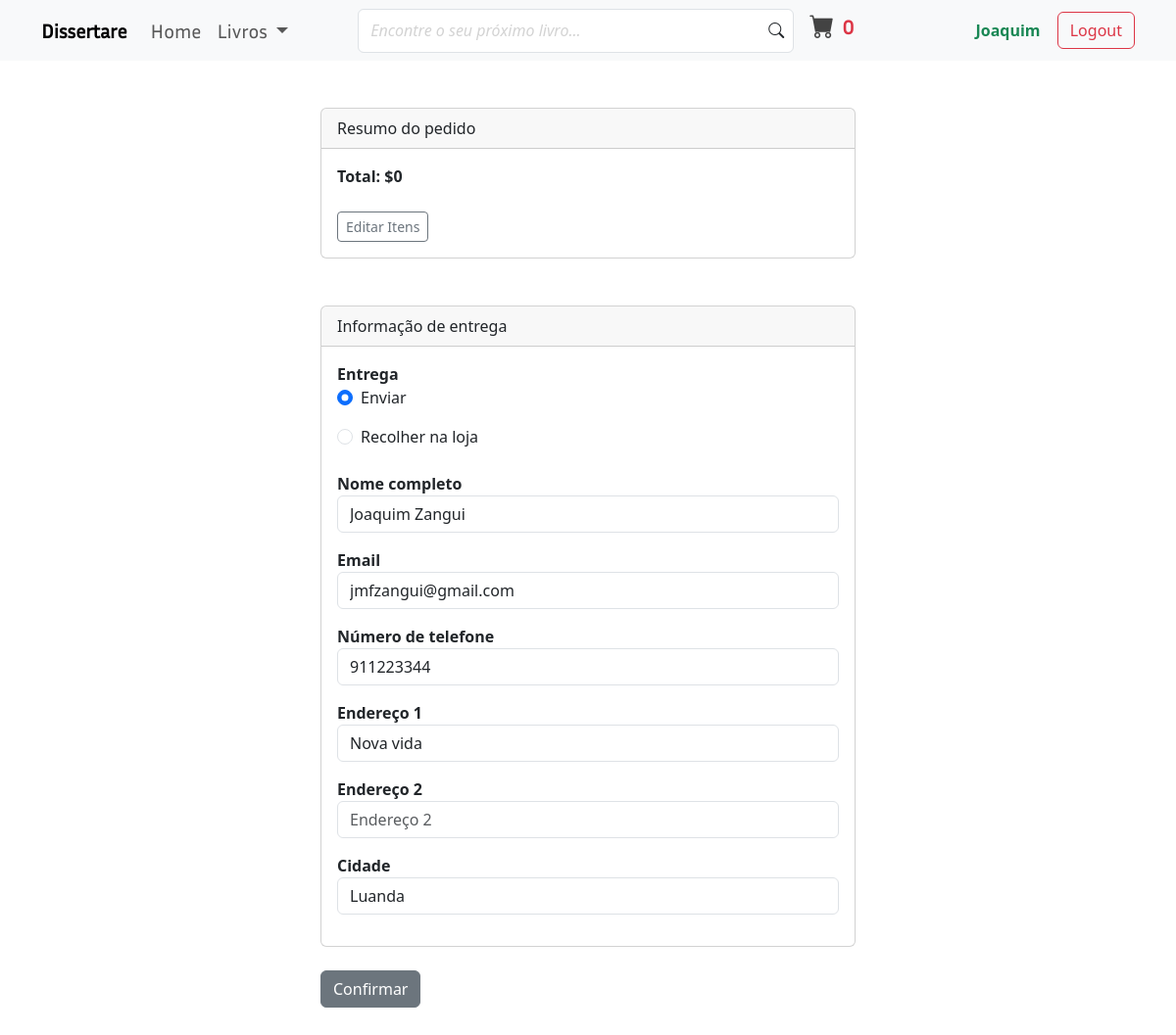
/payment/checkout/ (signed in), run on the app's committed database.
### payment/models.py (models this page shows, shortened)
class ShippingAddress(models.Model):
    user = models.ForeignKey(User, on_delete=models.CASCADE)
    shipping_full_name = models.CharField(max_length=255)
    shipping_email = models.EmailField(max_length=255)
    shipping_address1 = models.CharField(max_length=255)
    shipping_address2 = models.CharField(max_length=255, null=True, blank=True)
    shipping_city = models.CharField(max_length=255)
    shipping_phone_number = models.CharField(max_length=20, blank=True)
    shipping_mode = models.CharField(verbose_name='Local de entrega', default='Enviar', max_length=50) # Onde o cliente vai receber o produto, em casa ou na loja
    class Meta:
        verbose_name_plural = "Shipping Address"

### payment/views.py (the view, shortened to what this page needs)
# urls.py: path('checkout/', views.checkout, name="checkout"),
def checkout(request):
    cart = Cart(request)
    cart_books = cart.get_books
    quantities = cart.get_quantities
    totals = cart.cart_total()
    if request.user.is_authenticated:
        shipping_user = ShippingAddress.objects.get(user__id=request.user.id)
        shipping_form = ShippingForm(request.POST or None, instance=shipping_user)
        return render(request, 'payment/checkout.html', {
            'cart_books': cart_books,
            'quantities': quantities,
            'totals': totals,
            'shipping_form': shipping_form
        })

### books/context_processors.py (called while the page is built)
def announcement(request):
    announcement_obj = Announcement_context(request)
    announcements = announcement_obj.announcement.order_by('-date_posted')[:3]
    return {'announcements': announcements}

### cart/cart.py (called while the page is built, shortened)
    def cart_total(self):
        book_ids = self.cart.keys()
        books = Books.objects.filter(id__in=book_ids)
        quantities = self.cart
        total = 0
        return total

    def __len__(self):
        return len(self.cart)

    def get_books(self):
        book_ids = self.cart.keys()
        books = Books.objects.filter(id__in=book_ids)
        return books

### cart/context_processors.py (called while the page is built)
def cart(request):
    return {'cart': Cart(request)}

### payment/templates/payment/checkout.html (shortened to what this page needs)
{% extends 'books/base.html' %}
{% block main_content %}
    <div class="py-5 container">
        <div class="row">
            <div class="col-md-6 offset-md-3">
                <div class="card">
                    <div class="card-header">
                      Resumo do pedido
                    </div>
                    <div class="card-body">
                        <strong>Total: ${{totals}}</strong>
                        <br><br>
                        <a href="{% url 'cart_summary' %}" class="btn btn-sm btn-outline-secondary">Editar Itens</a>
                    </div>
                </div>
                <br><br>
                <div class="card">
                    <div class="card-header">
                      Informação de entrega
                    </div>
                    <div class="card-body">
                        <form action="{% url 'billing_info' %}" method="post">
                            <div class="mb-4">
                                <label for="" class="fw-bold">Entrega</label>
                                {% for choice in shipping_form.shipping_mode %}
                                    <div class="form-check mb-3">
                                        {{choice}}
                                    </div>
                                {% endfor %}
                            </div>
                            <div class="mb-3">
                                <label for="" class="fw-bold">Nome completo</label>
                                {{ shipping_form.shipping_full_name}}
                            </div>
                            <div class="mb-3">
                                <label for="" class="fw-bold">Email</label>
                                {{ shipping_form.shipping_email}}
                            </div>
                            <div class="mb-3">
                                <label for="" class="fw-bold">Número de telefone</label>
                                {{ shipping_form.shipping_phone_number}}
                            </div>
                            <div class="mb-3">
                                <label for="" class="fw-bold">Endereço 1</label>
                                {{ shipping_form.shipping_address1}}
                            </div>
                            <div class="mb-3">
                                <label for="" class="fw-bold">Endereço 2</label>
                                {{ shipping_form.shipping_address2}}
                            </div>
                            <div class="mb-3">
                                <label for="" class="fw-bold">Cidade</label>
                                {{ shipping_form.shipping_city}}
                            </div>
                        </div>
                    </div>
                    <br>
                    <button type="submit" class="btn btn-secondary">Confirmar</button>
            </div>
        </div>
    </div>
{% endblock %}

### books/templates/books/base.html (shortened to what this page needs)
{% load static %}
<!doctype html>
<html lang="pt-pt">
  <head>
    <link rel="stylesheet" href="{% static 'books/css/general_style.css' %}">
    <link href="https://cdn.jsdelivr.net/npm/bootstrap@5.3.3/dist/css/bootstrap.min.css" rel="stylesheet">
    <link rel="stylesheet" href="https://cdn.jsdelivr.net/npm/bootstrap-icons@1.11.3/font/bootstrap-icons.min.css">
  </head>
  <body>
    <nav class="navbar navbar-expand-lg bg-body-tertiary sticky-top pb-3 pb-md-2">
        <div class="container">
            <a class="navbar-brand fw-bold" href="{% url 'home' %}">Dissertare</a>
            <div class="collapse navbar-collapse justify-content-between" id="navbarSupportedContent">
                <ul class="navbar-nav mb-2 mb-lg-0 fs-5">
                    {% if title == 'home' %}
                        <li class="nav-item">
                            <a class="nav-link active" aria-current="page" href="{% url 'home' %}">
                                Home
                            </a>
                        </li>
                        <li class="nav-item dropdown">
                            <a class="nav-link dropdown-toggle" href="#" role="button" data-bs-toggle="dropdown" aria-expanded="false">
                                Livros
                            </a>
                            <ul class="dropdown-menu">
                                {% if user.is_superuser %}
                                    <li class="border-bottom">
                                        <a href="{% url 'staff-profile' %}" class="dropdown-item" title="upload book">
                                            <i class="bi bi-person"></i> Perfil de administração
                                        </a>
                                    </li>
                                {% endif %}
                                <li><a class="dropdown-item" href="{% url 'books' %}">Livros</a></li>
                                <li><a class="dropdown-item" href="{% url 'home' %}">E-books</a></li>
                                <li><a class="dropdown-item" href="{% url 'all-authors' %}">Autores</a></li>
                                <li><a class="dropdown-item" href="{% url 'home' %}">Categorias</a></li>
                            </ul>
                        </li>
                    {% else %}
                        <li class="nav-item">
                            <a class="nav-link" aria-current="page" href="{% url 'home' %}">
                                Home
                            </a>
                        </li>
                        <li class="nav-item dropdown">
                            <a class="nav-link dropdown-toggle" href="#" role="button" data-bs-toggle="dropdown" aria-expanded="false">
                                Livros
                            </a>
                        </li>
                    {% endif %}
                </ul>
                <form class="d-flex flex-column flex-md-row me-5 w-50 mb-3 mb-lg-0" role="search">
                    <div class="w-100 d-flex align-items-center me-3 form-inputs">
                        <input class="form-control fw-bold" type="text" placeholder="Encontre o seu próximo livro...">
                        <i class="bi bi-search"></i>
                    </div>
                    <div class="cart-button my-4 my-md-0">
                        <a href="{% url 'cart_summary' %}" class="d-flex flex-row align-items-center">
                            <span class="shop-bag"><i class="bi bi-cart-fill"></i></span>
                            <div class="d-flex flex-column ms-2">
                                <span id="cart_quantity" class="qty fs-5 fw-bold text-danger">{{cart|length}}</span>
                            </div>
                        </a>
                    </div>
                </form>
                <div class="justify-content-between">
                    {% if user.is_active %}
                        <a href="{% url 'profile' %}" class="btn text-success fw-bold">{{user.username|truncatechars:14}}</a>
                        <a href="{% url 'logout' %}" class="btn btn-outline-danger">Logout</a>
                    {% else %}
                        <a href="{% url 'login' %}" class="btn btn-success me-5">Login</a>
                        <a href="{% url 'register' %}" class="btn btn-outline-primary">Cadastrar</a>
                    {% endif %}
                </div>
            </div>
        </div>
    </nav>
    <main>
        {% block main_content %}{% endblock %}
    </main>
  </body>
</html>

### books/static/books/css/general_style.css (style rules this page uses)
* { box-sizing: border-box; }
h1, h2, h3, a { font-family: Inria_Sans; }
.form-inputs { position:relative; }
.form-inputs .form-control { height:45px; }
.form-inputs .form-control::placeholder { font-style: italic; font-weight: lighter; color: lightgray; }
.form-inputs i { position:absolute; right:10px; background-color: #fff; }
.cart-button a { text-decoration: none; color: #000; }
.shop-bag { color:#434343; font-size:25px; display:flex; border-radius:50%; align-items:center; justify-content:center; }
.qty { font-size:12px; }

### data on the page
ShippingAddress: shipping_full_name "Joaquim Zangui", shipping_email "jmfzangui@gmail.com", shipping_phone_number "911223344", shipping_address1 "Nova vida", shipping_city "Luanda"

### other printed values
{{ cart|length }} "0"
{{ user.username|truncatechars:14 }} "Joaquim"
{{ totals }} "0"
